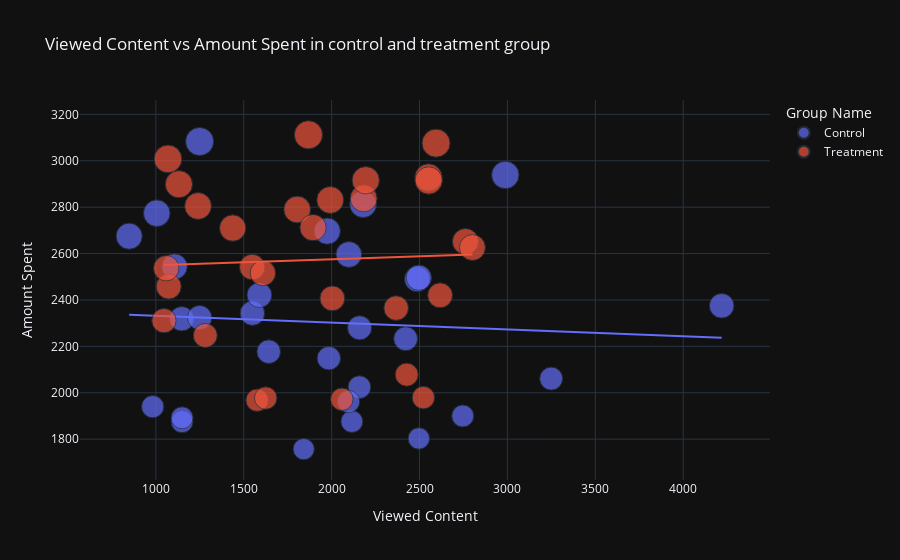

Here is the notebook cell this chart was saved with:
### Code cell
fig = px.scatter(data_frame = Combined_dataframe, 
                    x="Viewed Content",
                    y="Amount Spent", 
                    size="Amount Spent", 
                    color= "Group Name", 
                    trendline="ols",
                    title="Viewed Content vs Amount Spent in control and treatment group")
fig.show()

### Figure 1 — Plotly figure (JSON) as saved in the notebook; plotly's stock layout.template omitted (floating-point values rounded to 4 significant figures)
{"data": [{"hovertemplate": "Group Name=Control<br>Viewed Content=%{x}<br>Amount Spent=%{marker.size}<extra></extra>", "legendgroup": "Control", "marker": {"color": "#636efa", "size": [2280, 1757, 2343, 1940, 3083, 2544, 1900, 2813, 2149, 2490, 2319, 2697, 1875, 2774, 2024, 2177, 1876, 2596, 2675, 1803, 2939, 2496, 1892, 1962, 2233, 2061, 2421, 2375, 2324], "sizemode": "area", "sizeref": 7.78, "symbol": "circle"}, "mode": "markers", "name": "Control", "orientation": "v", "showlegend": true, "type": "scatter", "x": [2159, 1841, 1549, 982, 1249, 1106, 2746, 2179, 1984, 2486, 1147, 1975, 1149, 1005, 2158, 1642, 2115, 2098, 848, 2496, 2988, 2496, 1149, 2096, 2421, 3249, 1589, 4219, 1249], "xaxis": "x", "y": [2280, 1757, 2343, 1940, 3083, 2544, 1900, 2813, 2149, 2490, 2319, 2697, 1875, 2774, 2024, 2177, 1876, 2596, 2675, 1803, 2939, 2496, 1892, 1962, 2233, 2061, 2421, 2375, 2324], "yaxis": "y"}, {"hovertemplate": "<b>OLS trendline</b><br>Amount Spent = -0.0295233 * Viewed Content + 2361.46<br>R<sup>2</sup>=0.003987<br><br>Group Name=Control<br>Viewed Content=%{x}<br>Amount Spent=%{y} <b>(trend)</b><extra></extra>", "legendgroup": "Control", "marker": {"color": "#636efa", "symbol": "circle"}, "mode": "lines", "name": "Control", "showlegend": false, "type": "scatter", "x": [848, 982, 1005, 1106, 1147, 1149, 1149, 1249, 1249, 1549, 1589, 1642, 1841, 1975, 1984, 2096, 2098, 2115, 2158, 2159, 2179, 2421, 2486, 2496, 2496, 2746, 2988, 3249, 4219], "xaxis": "x", "y": [2336.0, 2332.0, 2332.0, 2329.0, 2328.0, 2328.0, 2328.0, 2325.0, 2325.0, 2316.0, 2315.0, 2313.0, 2307.0, 2303.0, 2303.0, 2300.0, 2300.0, 2299.0, 2298.0, 2298.0, 2297.0, 2290.0, 2288.0, 2288.0, 2288.0, 2280.0, 2273.0, 2266.0, 2237.0], "yaxis": "y"}, {"hovertemplate": "Group Name=Treatment<br>Viewed Content=%{x}<br>Amount Spent=%{marker.size}<extra></extra>", "legendgroup": "Treatment", "marker": {"color": "#EF553B", "size": [3008, 2542, 2365, 2710, 2458, 2838, 2916, 2652, 2790, 2420, 2831, 1972, 2537, 2516, 3076, 1968, 1979, 2626, 2712, 3112, 2899, 2407, 2078, 2928, 2311, 2915, 2247, 2805, 1977], "sizemode": "area", "sizeref": 7.78, "symbol": "circle"}, "mode": "markers", "name": "Treatment", "orientation": "v", "showlegend": true, "type": "scatter", "x": [1069, 1548, 2367, 1437, 1073, 2182, 2194, 2761, 1804, 2617, 1992, 2058, 1059, 1609, 2594, 1576, 2522, 2801, 1894, 1868, 1131, 2004, 2427, 2551, 1046, 2552, 1281, 1240, 1625], "xaxis": "x", "y": [3008, 2542, 2365, 2710, 2458, 2838, 2916, 2652, 2790, 2420, 2831, 1972, 2537, 2516, 3076, 1968, 1979, 2626, 2712, 3112, 2899, 2407, 2078, 2928, 2311, 2915, 2247, 2805, 1977], "yaxis": "y"}, {"hovertemplate": "<b>OLS trendline</b><br>Amount Spent = 0.0256746 * Viewed Content + 2523.65<br>R<sup>2</sup>=0.001780<br><br>Group Name=Treatment<br>Viewed Content=%{x}<br>Amount Spent=%{y} <b>(trend)</b><extra></extra>", "legendgroup": "Treatment", "marker": {"color": "#EF553B", "symbol": "circle"}, "mode": "lines", "name": "Treatment", "showlegend": false, "type": "scatter", "x": [1046, 1059, 1069, 1073, 1131, 1240, 1281, 1437, 1548, 1576, 1609, 1625, 1804, 1868, 1894, 1992, 2004, 2058, 2182, 2194, 2367, 2427, 2522, 2551, 2552, 2594, 2617, 2761, 2801], "xaxis": "x", "y": [2551.0, 2551.0, 2551.0, 2551.0, 2553.0, 2555.0, 2557.0, 2561.0, 2563.0, 2564.0, 2565.0, 2565.0, 2570.0, 2572.0, 2572.0, 2575.0, 2575.0, 2576.0, 2580.0, 2580.0, 2584.0, 2586.0, 2588.0, 2589.0, 2589.0, 2590.0, 2591.0, 2595.0, 2596.0], "yaxis": "y"}], "layout": {"legend": {"itemsizing": "constant", "title": {"text": "Group Name"}, "tracegroupgap": 0}, "title": {"text": "Viewed Content vs Amount Spent in control and treatment group"}, "xaxis": {"anchor": "y", "domain": [0, 1], "title": {"text": "Viewed Content"}}, "yaxis": {"anchor": "x", "domain": [0, 1], "title": {"text": "Amount Spent"}}}}
